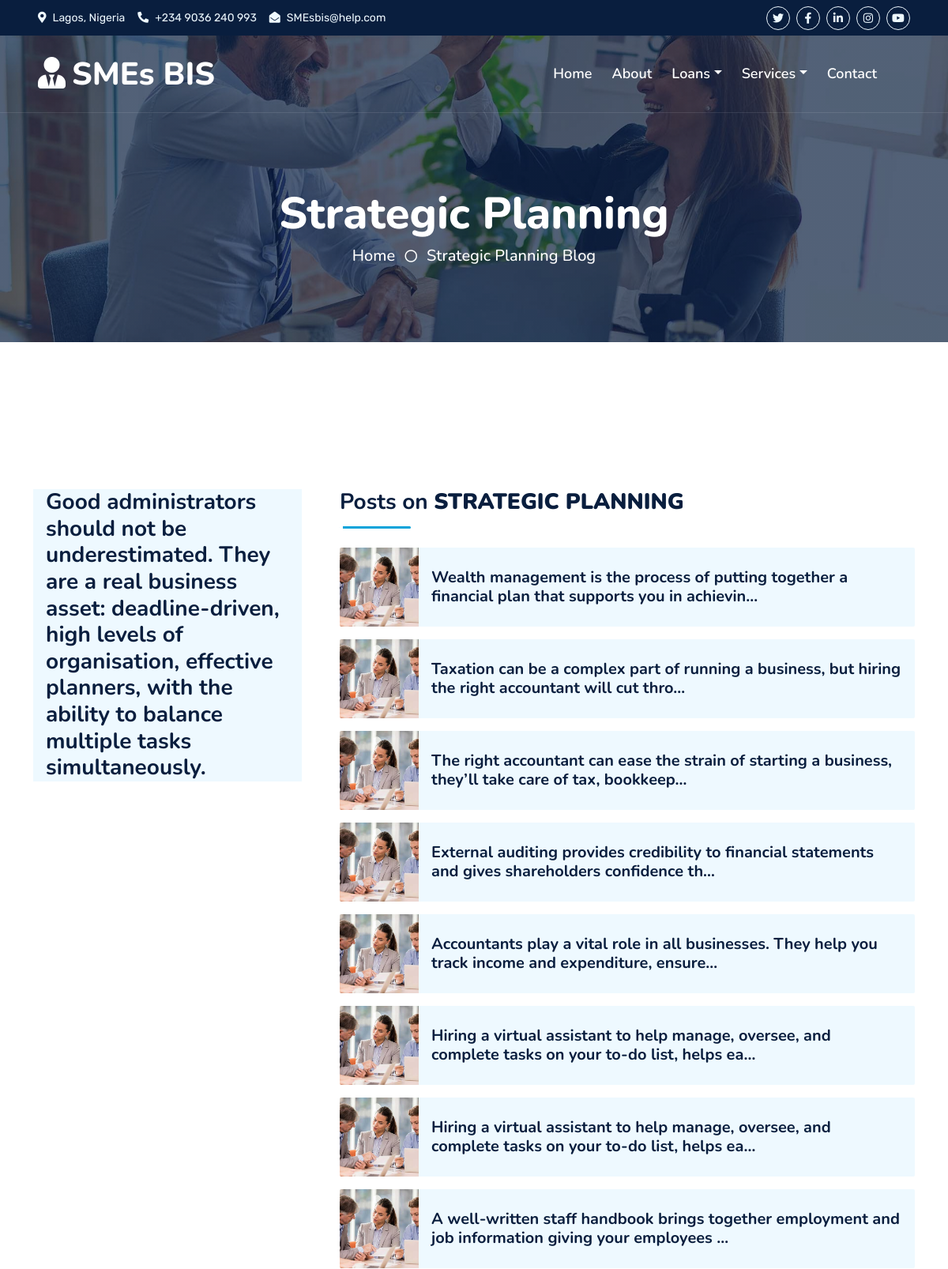
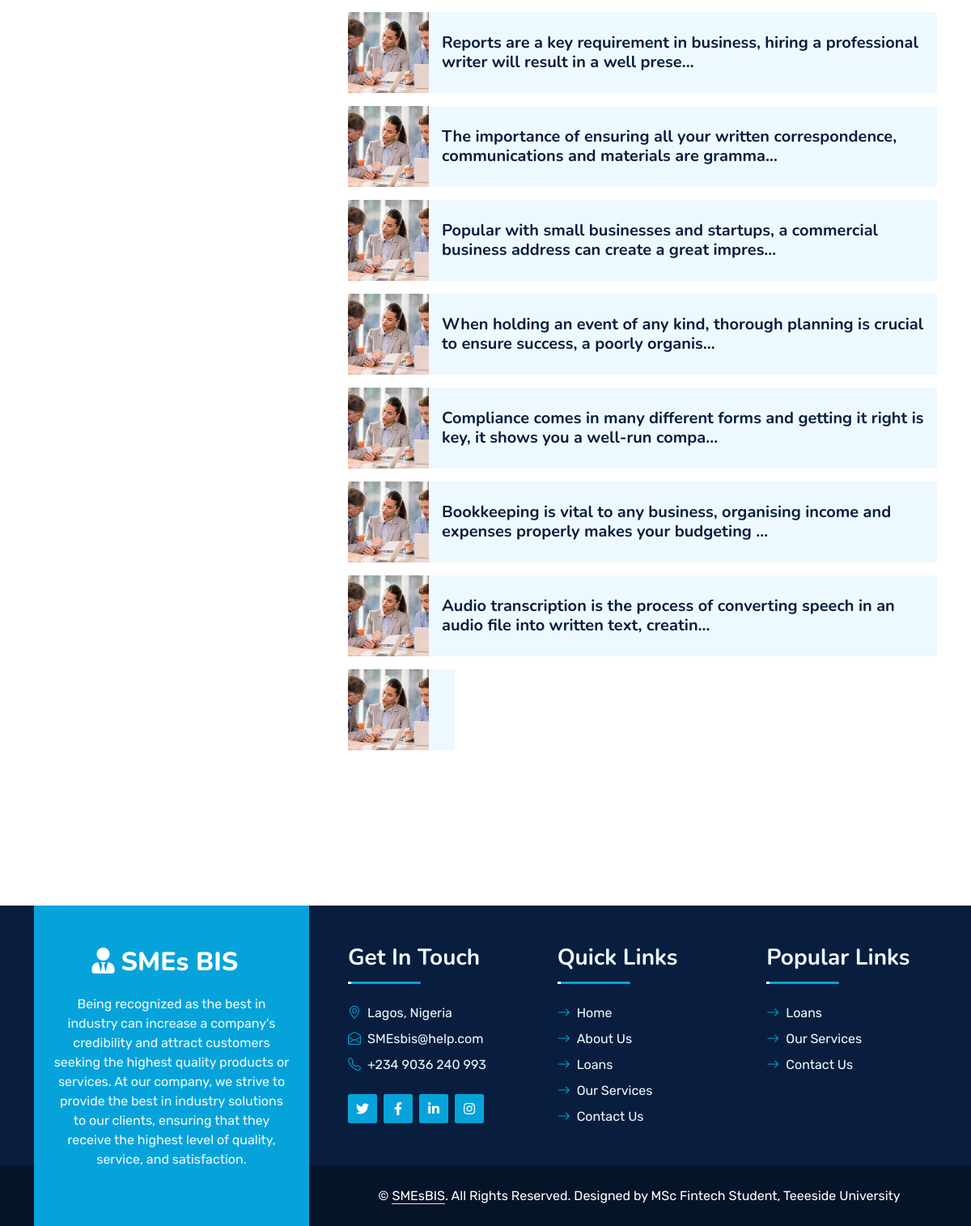
The page /services/Strategic Planning/ on the database its author committed (2 pictures, top to bottom).
### main/models.py (models this page shows, shortened)
class Service(models.Model):
	name = models.CharField(max_length=100, blank=False, null=False)
	description = models.TextField(blank=True, null=True)
	updated = models.DateTimeField(auto_now=True)
	created = models.DateTimeField(auto_now_add=True)
	class Meta:
		ordering = ('-created',)

class Blog(models.Model):
	service = models.ForeignKey(Service, on_delete=models.SET_NULL, related_name='blog_service', blank=True, null=True)
	loan = models.ForeignKey(Loan, on_delete=models.SET_NULL, related_name='blog_loan', blank=True, null=True)
	name = models.CharField(max_length=50, null=True, blank=True)
	text = models.TextField(null=True, blank=True)
	image = models.ImageField(upload_to='images/', blank=True, null=True)
	updated = models.DateTimeField(auto_now=True)
	created = models.DateTimeField(auto_now_add=True)
	class Meta:
		ordering = ('-created',)

### main/views.py (the view)
# urls.py: path('services/', views.service, name='service'),
def service(request, service=None):
	if service:
		service = Service.objects.get(name__iexact=service)
		filters = Blog.objects.filter(service=service)
		context = {'service':service, 'filters':filters}
		return render(request, 'main/blog.html', context)
	else:
		service = Service.objects.all()
	context = {'service':service}
	return render(request, 'main/services.html', context)

### main/templates/main/blog.html
{% extends 'base.html' %}
{% load static %}
{% block content %}
<div class="container-fluid position-relative p-0">
{% include 'nav.html' %}
<div class="container-fluid bg-primary py-5 bg-header" style="margin-bottom: 90px;">
<div class="row py-5">
<div class="col-12 pt-lg-5 mt-lg-5 text-center">
<h1 class="display-4 text-white animated zoomIn">{{ service.name }}</h1>
<a href="{% url 'main:index' %}" class="h5 text-white">Home</a>
<i class="far fa-circle text-white px-2"></i>
<a href="" class="h5 text-white">{{ service.name }} Blog </a>
</div>
</div>
</div>
</div>
<div class="container-fluid py-5 wow fadeInUp" data-wow-delay="0.1s">
	<div class="container py-5">
		<div class="row g-5">
			<div class="col-lg-4">
				<p class="h3 fw-semi-bold d-flex align-items-right bg-light px-3 mb-0">
				{{ service.description }}
				</p>
			</div>
			<div class="col-lg-8">
				<div class="mb-5 wow slideInUp" data-wow-delay="0.1s">
					<div class="section-title section-title-sm position-relative pb-3 mb-4">
						<h3 class="mb-0">Posts on <strong>{{ service.name|upper }}</strong></h3>
					</div>
					{% for post in filters %}
					<div class="d-flex rounded overflow-hidden mb-3">
						<img class="img-fluid" src="{% static 'img/blog-1.jpg' %}" style="width: 100px; height: 100px; object-fit: cover;" alt="">
						<a href="" class="h5 fw-semi-bold d-flex align-items-center bg-light px-3 mb-0">
							{{ post.text|truncatechars:100 }}
						</a>
					</div>
					{% empty %}
					<div class="d-flex rounded overflow-hidden mb-3">
					<a href="" class="h5 fw-semi-bold d-flex align-items-center bg-light px-3 mb-0">No Posts Yet</a>
					</div>
					{% endfor %}
				</div>
			</div>
		</div>
	</div>
</div>
{% endblock content %}

### static/css/style.css (style rules this page uses)
:root { --primary: #06A3DA; --secondary: #34AD54; --light: #EEF9FF; --dark: #091E3E; }
h1, h2, .fw-bold { font-weight: 800 !important; }
h3, h4, .fw-semi-bold { font-weight: 700 !important; }
.section-title::before { position: absolute; content: ""; width: 150px; height: 5px; left: 0; bottom: 0; background: var(--primary); border-radius: 2px; }
.section-title.section-title-sm::before { width: 90px; height: 3px; }
.section-title::after { position: absolute; content: ""; width: 6px; height: 5px; bottom: 0px; background: #FFFFFF; -webkit-animation: section-title-run 5s infinite linear; animation: section-title-run 5s infinite linear; }
.section-title.section-title-sm::after { width: 4px; height: 3px; }
.section-title.section-title-sm::after { -webkit-animation: section-title-run-sm 5s infinite linear; animation: section-title-run-sm 5s infinite linear; }
.bg-header { background: linear-gradient(rgba(9, 30, 62, .7), rgba(9, 30, 62, .7)), url(../img/carousel-1.jpg) center center no-repeat; background-size: cover; }

### rows shown on the page
Service: name "Strategic Planning", description "Good administrators should not be underestimated. They are a real business asset: deadline-driven, high levels of organisation, effective planners, with the ability to balance multiple tasks simultaneously.", name "STRATEGIC PLANNING"
Blog: text "Wealth management is the process of putting together a financial plan that supports you in achievin…"
Blog: text "Taxation can be a complex part of running a business, but hiring the right accountant will cut thro…"
Blog: text "The right accountant can ease the strain of starting a business, they’ll take care of tax, bookkeep…"
Blog: text "External auditing provides credibility to financial statements and gives shareholders confidence th…"
Blog: text "Accountants play a vital role in all businesses. They help you track income and expenditure, ensure…"
Blog: text "Hiring a virtual assistant to help manage, oversee, and complete tasks on your to-do list, helps ea…"
Blog: text "Hiring a virtual assistant to help manage, oversee, and complete tasks on your to-do list, helps ea…"
Blog: text "A well-written staff handbook brings together employment and job information giving your employees …"
Blog: text "Reports are a key requirement in business, hiring a professional writer will result in a well prese…"
Blog: text "The importance of ensuring all your written correspondence, communications and materials are gramma…"
Blog: text "Popular with small businesses and startups, a commercial business address can create a great impres…"
Blog: text "When holding an event of any kind, thorough planning is crucial to ensure success, a poorly organis…"
Blog: text "Compliance comes in many different forms and getting it right is key, it shows you a well-run compa…"
Blog: text "Bookkeeping is vital to any business, organising income and expenses properly makes your budgeting …"
Blog: text "Audio transcription is the process of converting speech in an audio file into written text, creatin…"
